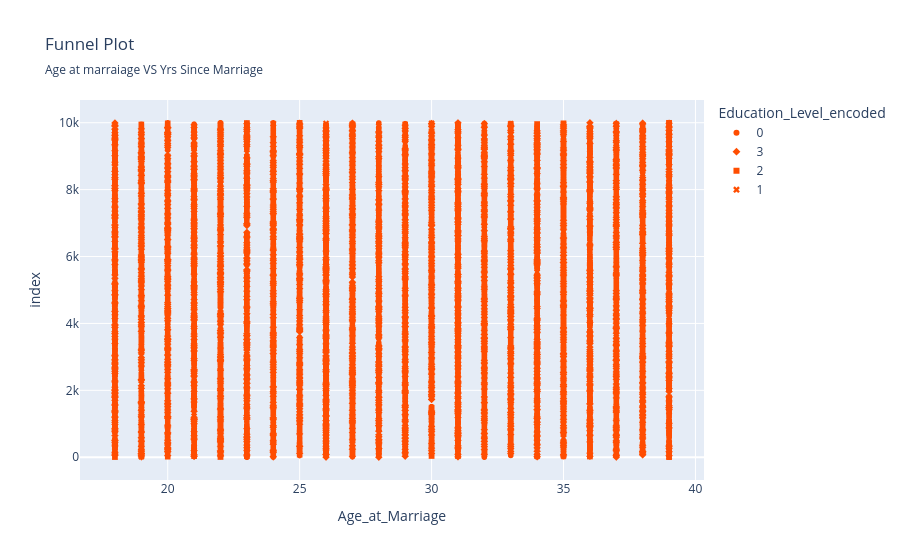

Notebook code for this chart:
### Code cell
ex.scatter(data_frame=df6,x=df6['Age_at_Marriage'],title='Funnel Plot',subtitle='Age at marraiage VS Yrs Since Marriage',hover_name=df6['Age_at_Marriage'],color_discrete_sequence=['#ff4d01'],symbol='Education_Level_encoded')

### Figure 1 — Plotly figure (JSON) as saved in the notebook; plotly's stock layout.template omitted (floating-point values rounded to 4 significant figures; data arrays with more than 128 entries replaced by an {"elided": "..."} marker saying what was removed)
{"data": [{"hovertemplate": "<b>%{hovertext}</b><br><br>Education_Level_encoded=0<br>Age_at_Marriage=%{x}<br>index=%{y}<extra></extra>", "hovertext": {"elided": "3943 float values"}, "legendgroup": "0", "marker": {"color": "#ff4d01", "symbol": "circle"}, "mode": "markers", "name": "0", "showlegend": true, "type": "scattergl", "x": {"elided": "3943 int values"}, "xaxis": "x", "y": {"elided": "3943 int values"}, "yaxis": "y"}, {"hovertemplate": "<b>%{hovertext}</b><br><br>Education_Level_encoded=3<br>Age_at_Marriage=%{x}<br>index=%{y}<extra></extra>", "hovertext": {"elided": "3073 float values"}, "legendgroup": "3", "marker": {"color": "#ff4d01", "symbol": "diamond"}, "mode": "markers", "name": "3", "showlegend": true, "type": "scattergl", "x": {"elided": "3073 int values"}, "xaxis": "x", "y": {"elided": "3073 int values"}, "yaxis": "y"}, {"hovertemplate": "<b>%{hovertext}</b><br><br>Education_Level_encoded=2<br>Age_at_Marriage=%{x}<br>index=%{y}<extra></extra>", "hovertext": {"elided": "2018 float values"}, "legendgroup": "2", "marker": {"color": "#ff4d01", "symbol": "square"}, "mode": "markers", "name": "2", "showlegend": true, "type": "scattergl", "x": {"elided": "2018 int values"}, "xaxis": "x", "y": {"elided": "2018 int values"}, "yaxis": "y"}, {"hovertemplate": "<b>%{hovertext}</b><br><br>Education_Level_encoded=1<br>Age_at_Marriage=%{x}<br>index=%{y}<extra></extra>", "hovertext": {"elided": "966 float values"}, "legendgroup": "1", "marker": {"color": "#ff4d01", "symbol": "x"}, "mode": "markers", "name": "1", "showlegend": true, "type": "scattergl", "x": {"elided": "966 int values"}, "xaxis": "x", "y": {"elided": "966 int values"}, "yaxis": "y"}], "layout": {"legend": {"title": {"text": "Education_Level_encoded"}, "tracegroupgap": 0}, "title": {"subtitle": {"text": "Age at marraiage VS Yrs Since Marriage"}, "text": "Funnel Plot"}, "xaxis": {"anchor": "y", "domain": [0, 1], "title": {"text": "Age_at_Marriage"}}, "yaxis": {"anchor": "x", "domain": [0, 1], "title": {"text": "index"}}}}
